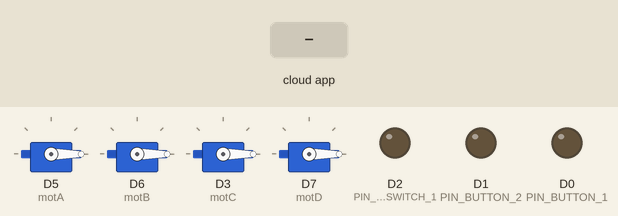
The sketch below on a simulated ESP8266 (NodeMCU). Shown: 4 × servo, output pins drawn as LEDs (lit = HIGH). Inputs (shaded band) come from the test bench. The RemoteXY app is connected; what the sketch prints to the serial monitor is not drawn.

Above: at 6.7 s.
6.8 s: the phone or cloud app sets button_1 to 1
At 7.7 s:
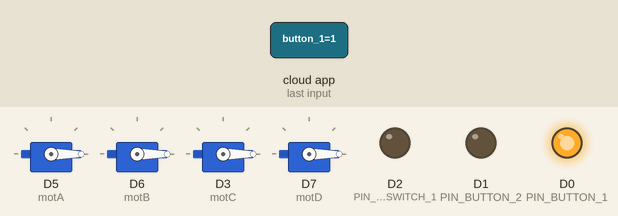
8.3 s: the phone or cloud app sets button_2 to 1
At 8.9 s:
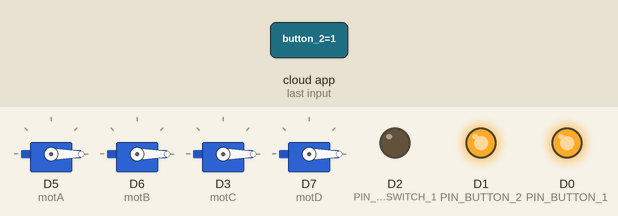
9.8 s: the phone or cloud app sets pushSwitch_1 to 1
At 11.0 s:
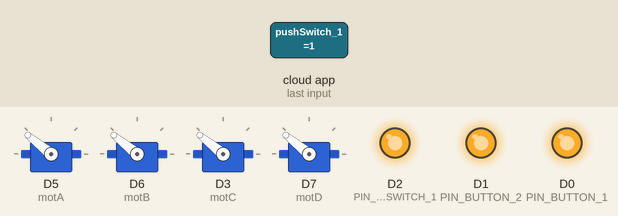
11.3 s: the phone or cloud app sets button_1 to 0
At 12.4 s:
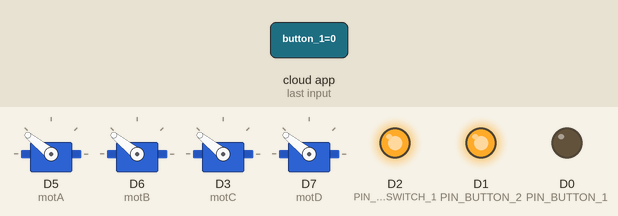
12.8 s: the phone or cloud app sets button_2 to 0
At 13.5 s:
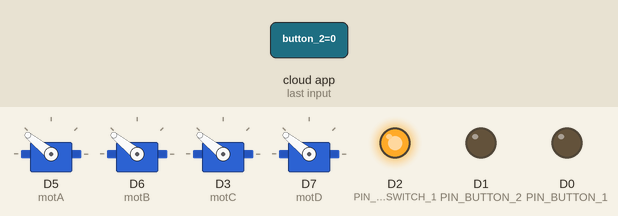
14.3 s: the phone or cloud app sets button_1 to 1
At 14.7 s:
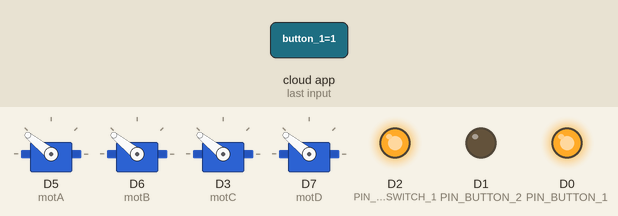
Timing chart, 0 to 16.8 s (numbered marks = the images above; inputs shaded):
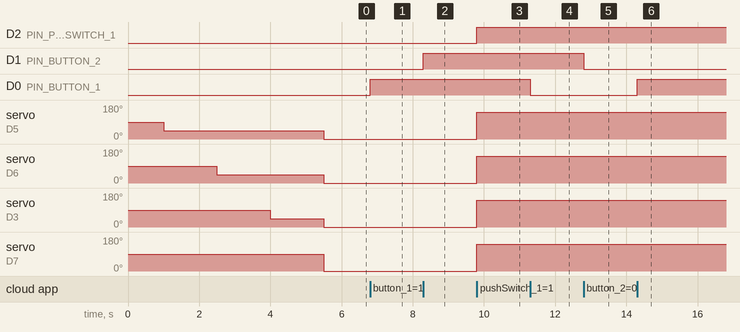

Measured:
- after the input at 6.8 s, D0 (PIN_BUTTON_1): LOW → HIGH at once
- after the input at 8.3 s, D1 (PIN_BUTTON_2): LOW → HIGH at once
- after the input at 9.8 s, D2 (PIN_PUSHSWITCH_1): LOW → HIGH at once; servo on D5 (motA), servo on D6 (motB), servo on D3 (motC), servo on D7 (motD): 0° → 141° at once
- after the input at 11.3 s, D0 (PIN_BUTTON_1): HIGH → LOW at once
- after the input at 12.8 s, D1 (PIN_BUTTON_2): HIGH → LOW at once
- after the input at 14.3 s, D0 (PIN_BUTTON_1): LOW → HIGH at once

The sketch:

remote_2.ino
```cpp
#define REMOTEXY_MODE__ESP8266WIFI_LIB_POINT

#include <ESP8266WiFi.h>
#include <Servo.h>
#define MIN_SIGNAL 1000 // Minimum pulse length in µs ( Pulses )
#define MAX_SIGNAL 2000 // Maximum pulse length in µs

#include <RemoteXY.h>

// RemoteXY connection settings
#define REMOTEXY_WIFI_SSID "Model_69😎"
#define REMOTEXY_WIFI_PASSWORD "airnova69"
#define REMOTEXY_SERVER_PORT 6377


// RemoteXY configurate
#pragma pack(push, 1)
uint8_t RemoteXY_CONF[] =   // 45 bytes
  { 255,3,0,0,0,38,0,16,31,1,1,0,13,42,12,12,121,31,0,1,
  0,41,41,12,12,36,31,0,10,48,25,19,15,15,4,26,31,79,78,0,
  31,79,70,70,0 };

// this structure defines all the variables and events of your control interface
struct {

    // input variables
  uint8_t button_1; // =1 if button pressed, else =0
  uint8_t button_2; // =1 if button pressed, else =0
  uint8_t pushSwitch_1; // =1 if state is ON, else =0

    // other variable
  uint8_t connect_flag;  // =1 if wire connected, else =0

} RemoteXY;
#pragma pack(pop)

/////////////////////////////////////////////
//           END RemoteXY include          //
/////////////////////////////////////////////

#define PIN_BUTTON_1 D0
#define PIN_BUTTON_2 D1
#define PIN_PUSHSWITCH_1 D2

Servo motA, motB, motC, motD; // four motors quad copter
char data;


void setup()
{
  Serial.begin(9600);

  RemoteXY_Init ();

  pinMode (PIN_BUTTON_1, OUTPUT);
  pinMode (PIN_BUTTON_2, OUTPUT);
  pinMode (PIN_PUSHSWITCH_1, OUTPUT);

   delay(1000);
  Serial.println("Starting..");
   motA.attach(14);
    motB.attach(12);
    motC.attach(0);
    motD.attach(13);

    Serial.print("Maximum output in uS : " );
  Serial.print(MAX_SIGNAL);
  Serial.print("\n");

  motA.writeMicroseconds(MAX_SIGNAL);
  motA.writeMicroseconds(MIN_SIGNAL);
  delay(1500);
  motB.writeMicroseconds(MAX_SIGNAL);
  motB.writeMicroseconds(MIN_SIGNAL);
  delay(1500);
  motC.writeMicroseconds(MAX_SIGNAL);
  motC.writeMicroseconds(MIN_SIGNAL);
  delay(1500);
  motD.writeMicroseconds(MAX_SIGNAL);
  motD.writeMicroseconds(MIN_SIGNAL);


}

void loop()
{
  RemoteXY_Handler ();
//  Serial.println("hii");
  digitalWrite(PIN_BUTTON_1, (RemoteXY.button_1==0)?LOW:HIGH);
  digitalWrite(PIN_BUTTON_2, (RemoteXY.button_2==0)?LOW:HIGH);
  digitalWrite(PIN_PUSHSWITCH_1, (RemoteXY.pushSwitch_1==0)?LOW:HIGH);
  if(RemoteXY.pushSwitch_1 == HIGH)
  {


    int Speed =2000;

    motA.writeMicroseconds(Speed);
    motB.writeMicroseconds(Speed);
    motC.writeMicroseconds(Speed);
    motD.writeMicroseconds(Speed);

  }
  else{
    int Speed =0;
    motA.writeMicroseconds(Speed);
    motB.writeMicroseconds(Speed);
    motC.writeMicroseconds(Speed);
    motD.writeMicroseconds(Speed);
  }
  }
```
